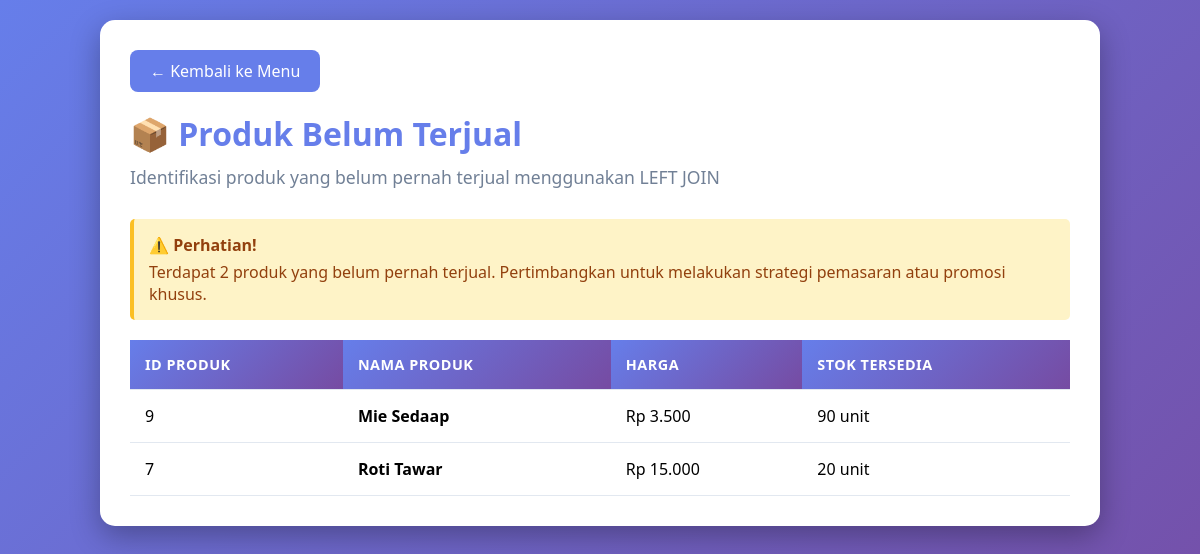
Screenshot of /unsold_products.php with the database file from the repository.
### tables this page shows
CREATE TABLE Produk (
    id_produk INT PRIMARY KEY AUTO_INCREMENT,
    nama_produk VARCHAR(100) NOT NULL,
    harga DECIMAL(10,2) NOT NULL,
    stok INT NOT NULL DEFAULT 0
);

### unsold_products.php (the view, shortened to what this page needs)
<?php
include 'config.php';
$sql = "SELECT
            Produk.id_produk,
            Produk.nama_produk,
            Produk.harga,
            Produk.stok
        FROM Produk
        LEFT JOIN DetailPesanan ON Produk.id_produk = DetailPesanan.id_produk
        WHERE DetailPesanan.id_produk IS NULL
        ORDER BY Produk.nama_produk";
$result = $conn->query($sql);
?>
<!DOCTYPE html>
<html lang="id">
<head>
</head>
<body>
    <div class="container">
        <a href="index.php" class="back-btn">← Kembali ke Menu</a>
        <h1>📦 Produk Belum Terjual</h1>
        <p class="subtitle">Identifikasi produk yang belum pernah terjual menggunakan LEFT JOIN</p>
        <?php if ($result->num_rows > 0): ?>
        <div class="alert">
            <strong>⚠️ Perhatian!</strong>
            Terdapat <?= $result->num_rows ?> produk yang belum pernah terjual. Pertimbangkan untuk melakukan strategi pemasaran atau promosi khusus.
        </div>
        <table>
            <thead>
                <tr>
                    <th>ID Produk</th>
                    <th>Nama Produk</th>
                    <th>Harga</th>
                    <th>Stok Tersedia</th>
                </tr>
            </thead>
            <tbody>
                <?php while($row = $result->fetch_assoc()): ?>
                <tr>
                    <td><?= $row['id_produk'] ?></td>
                    <td><strong><?= htmlspecialchars($row['nama_produk']) ?></strong></td>
                    <td>Rp <?= number_format($row['harga'], 0, ',', '.') ?></td>
                    <td><?= $row['stok'] ?> unit</td>
                </tr>
                <?php endwhile; ?>
            </tbody>
        </table>
        <?php endif; ?>
    </div>
</body>
</html>

### unsold_products.php (style rules this page uses)
* { margin: 0; padding: 0; box-sizing: border-box; }
body { font-family: 'Segoe UI', Tahoma, Geneva, Verdana, sans-serif; background: linear-gradient(135deg, #667eea 0%, #764ba2 100%); padding: 20px; min-height: 100vh; }
.container { max-width: 1000px; margin: 0 auto; background: white; border-radius: 15px; padding: 30px; box-shadow: 0 10px 30px rgba(0,0,0,0.3); }
h1 { color: #667eea; margin-bottom: 10px; font-size: 2em; }
.subtitle { color: #718096; margin-bottom: 30px; font-size: 1.1em; }
.alert { background: #fef3c7; border-left: 4px solid #fbbf24; padding: 15px; margin-bottom: 20px; border-radius: 5px; color: #92400e; }
.alert strong { display: block; margin-bottom: 5px; }
table { width: 100%; border-collapse: collapse; margin-top: 20px; }
th, td { padding: 15px; text-align: left; border-bottom: 1px solid #e2e8f0; }
th { background: linear-gradient(135deg, #667eea 0%, #764ba2 100%); color: white; font-weight: 600; text-transform: uppercase; font-size: 0.9em; letter-spacing: 0.5px; }
.back-btn { display: inline-block; padding: 10px 20px; background: #667eea; color: white; text-decoration: none; border-radius: 8px; margin-bottom: 20px; transition: all 0.3s; }

### rows the page displays
produk: id_produk "9", nama_produk "Mie Sedaap", harga "3.500", stok "90"
produk: id_produk "7", nama_produk "Roti Tawar", harga "15.000", stok "20"

### other values shown
$result->num_rows "2"
